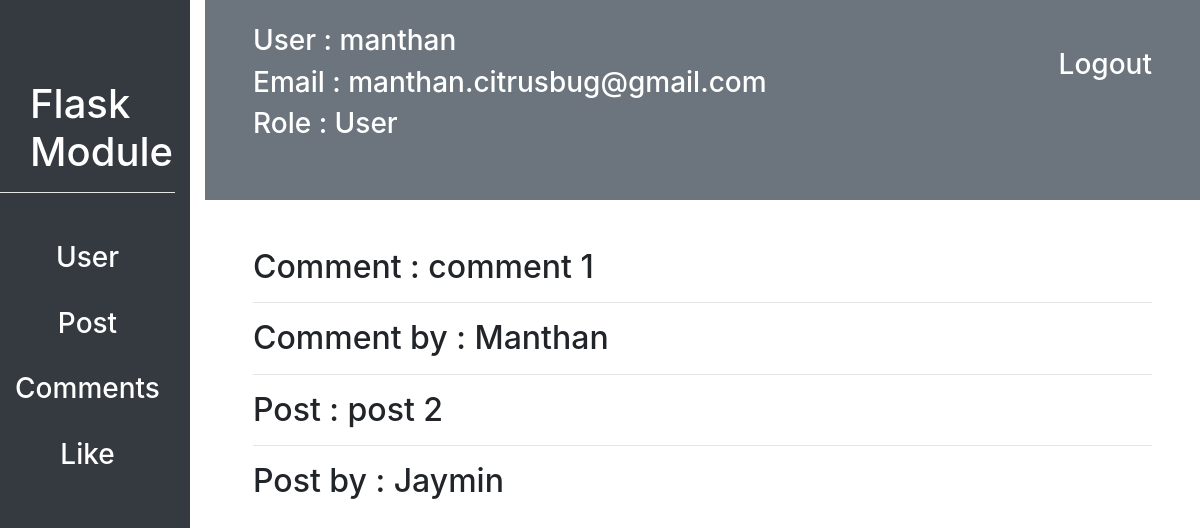
Screenshot of /customadmin/1/comment_detail (signed in) with the database file from the repository.
### flask_module/user/models.py (models this page shows, shortened)
class User(db.Model, UserMixin):
    id = db.Column(db.Integer, primary_key=True)
    username = db.Column(db.String(20), unique=True, nullable=False)
    email = db.Column(db.String(30), unique=True, nullable=False)
    profile_picture = db.Column(db.String(70), nullable=False, default="defualt_img.jpg")
    password = db.Column(db.String(15), nullable=False)
    like = db.relationship("Likes", backref="user", lazy=True, cascade = "all, delete, delete-orphan", )
    post = db.relationship("Post", backref="user", lazy=True, cascade = "all, delete, delete-orphan", )
    comment = db.relationship("Comments", backref="user", lazy=True, cascade = "all, delete, delete-orphan", )
    following = db.relationship("User",
                    secondary=connected_user,
                    primaryjoin=id==connected_user.c.parent_id,
                    secondaryjoin=id==connected_user.c.children_id,
                    backref="followed_by")
    role_id = db.Column(db.Integer, db.ForeignKey("role.id"), nullable=False)

class Role(db.Model):
    id = db.Column(db.Integer, primary_key=True)
    name = db.Column(db.String(20), unique=True, nullable=False)
    user = db.relationship("User", backref="role")

### flask_module/posts/models.py (models this page shows, shortened)
class Comments(db.Model):
    id = db.Column(db.Integer, primary_key=True)
    user_id = db.Column(db.Integer, db.ForeignKey("user.id"), nullable=False)
    post_id = db.Column(db.Integer, db.ForeignKey("post.id"), nullable=False)
    comment = db.Column(db.String(200), nullable=True)

class Post(db.Model):
    id = db.Column(db.Integer, primary_key=True)
    image = db.Column(db.String(70), nullable=False)
    caption = db.Column(db.String(20), nullable=False)
    created_at = db.Column(db.DateTime, nullable=False, default=datetime.now())
    user_id = db.Column(db.Integer, db.ForeignKey("user.id"), nullable=False)
    comment = db.relationship("Comments", backref="post", lazy=True, cascade = "all, delete, delete-orphan", )
    likes = db.relationship("Likes", backref="post", lazy=True, cascade = "all, delete, delete-orphan", )

### flask_module/customadmin/routes.py (the view)
@customadmin.route("/customadmin/<int:comment_id>/comment_detail")
@login_required
def comment_detail(comment_id):
    comment = Comments.query.filter_by(id=int(comment_id)).first()
    return render_template("customadmin/comments/comment_detail.html", comment=comment)

### flask_module/customadmin/routes.py (called while the page is built)
def login_required(f):
    @wraps(f)
    def decorated_function(*args, **kwargs):
        if current_user.is_authenticated is False:
            return redirect(url_for('customadmin.login'))
        return f(*args, **kwargs)
    return decorated_function

### flask_module/user/models.py (called while the page is built)
@login_manager.user_loader
def load_user(user_id):
    return User.query.filter_by(id=int(user_id)).first()

### flask_module/templates/customadmin/comments/comment_detail.html
{% extends "customadmin/dashboard.html" %}
{% block contant %}
<div class="m-5">
    <h2>Comment : {{comment.comment}}</h2>
    <hr>
    <h2>Comment by : {{comment.user.username}}</h2>
    <hr>
    <h2>Post : {{comment.post.caption}}</h2>
    <hr>
    <h2>Post by : {{comment.post.user.username}}</h2>
</div>
{% endblock contant %}

### flask_module/templates/customadmin/dashboard.html (shortened to what this page needs)
<!DOCTYPE html>
<html lang="en">
<head>
    <link rel="stylesheet" href="{{ url_for('static', filename='css/bootstrap.css') }}">
    <link rel="stylesheet" href="{{url_for('static', filename="css/datatable.css")}}">
    <link rel="stylesheet" href="{{url_for('static', filename="css/datatable.min.css")}}">
</head>
<body>
    <div class="row" id="sidebar">
        <div class="col bg-dark">
            <div id="module-title">
                <h1 class="text-white">Flask Module</h1>
            </div>
            <hr style="background: white">
            <div class="mt-5 text-center">
                <a href="{{url_for('customadmin.dashboard', username=current_user.username)}}"><h3 class="text-white">User</h3></a><br>
                <a href="{{url_for('customadmin.post_list')}}"><h3 class="text-white">Post</h3></a><br>
                <a href="{{url_for('customadmin.comments_list')}}"><h3 class="text-white">Comments</h3></a><br>
                <a href="{{url_for('customadmin.like_list')}}"><h3 class="text-white">Like</h3></a><br>
            </div>
        </div>
        <div class="col-10">
            <div id="navbar" class="bg-secondary">
                <a href="{{url_for('customadmin.logout')}}"><h3 class="float-right px-5 pt-5 text-white">Logout</h3></a>
                <h3 class="text-white pt-4 px-5">User : {{current_user.username}}</h3>
                <h3 class="text-white px-5">Email : {{current_user.email}}</h3>
                <h3 class="text-white px-5">Role : {{current_user.role.name}}</h3>
            </div>
            {% block contant %}{% endblock contant %}
        </div>
    </div>
</body>
</html>

### flask_module/templates/customadmin/dashboard.html (style rules this page uses)
#sidebar { height: 900px; }
#module-title { margin-top: 80px; margin-left: 30px; }
#navbar { height: 200px; }

### rows the page displays
User: username "manthan", email "manthan.citrusbug@gmail.com"
Role: role.name "User"
Comments: comment "comment 1"
User: user.username "Manthan"
Post: post.caption "post 2"
User: post.user.username "Jaymin"
